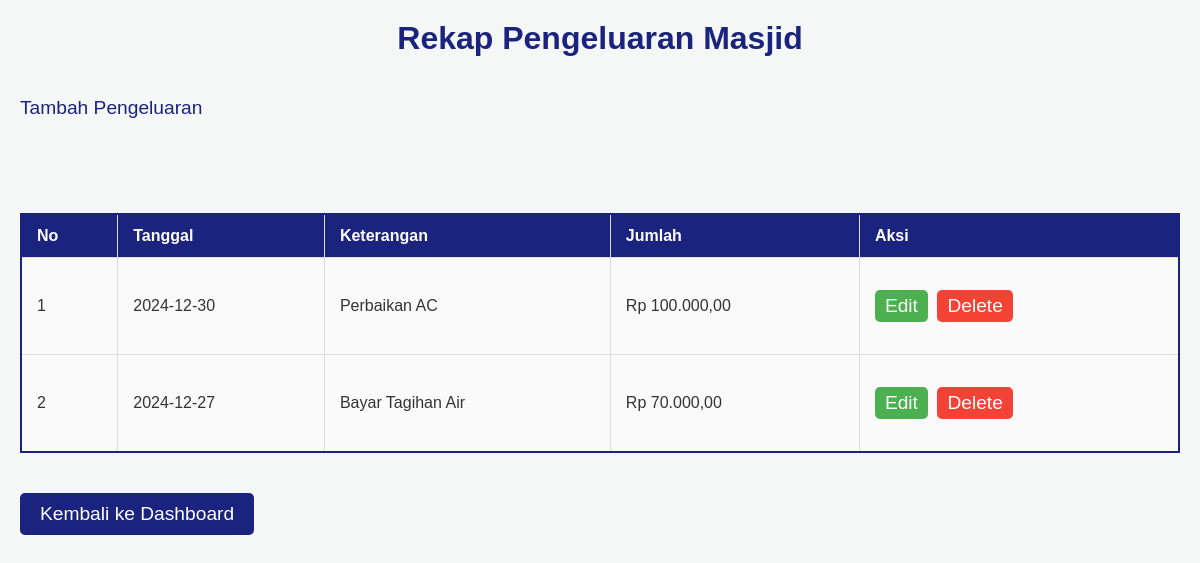
/pengeluaran_masjid.php, run on the app's committed database.
### tables this page shows
CREATE TABLE `kas_masjid` (
  `id_km` int(11) NOT NULL,
  `tgl_km` date NOT NULL,
  `keterangan_km` varchar(200) NOT NULL,
  `masuk` decimal(15,2) DEFAULT 0.00,
  `keluar` decimal(15,2) DEFAULT 0.00,
  `jenis` enum('Masuk','Keluar') NOT NULL,
  `created_at` timestamp NOT NULL DEFAULT current_timestamp(),
  `updated_at` timestamp NOT NULL DEFAULT current_timestamp() ON UPDATE current_timestamp()
);

### pengeluaran_masjid.php (the view, shortened to what this page needs)
<?php
include 'koneksi.php';
$query = "SELECT * FROM kas_masjid WHERE jenis = 'Keluar' ORDER BY tgl_km DESC";
$result = mysqli_query($conn, $query);
?>
<!DOCTYPE html>
<html lang="en">
<head>
    <link rel="stylesheet" href="tabel.css">
</head>
<body>
    <h1>Rekap Pengeluaran Masjid</h1>
    <a href="update_pengeluaranmasjid.php" class="tambah-pengeluaran">Tambah Pengeluaran</a><br><br>
    </a><br><br>
    <table>
        <thead>
            <tr>
                <th>No</th>
                <th>Tanggal</th>
                <th>Keterangan</th>
                <th>Jumlah</th>
                <th>Aksi</th>
            </tr>
        </thead>
        <tbody>
            <?php
            $no = 1;
            while ($row = mysqli_fetch_assoc($result)) {
                echo "<tr>";
                echo "<td>" . $no++ . "</td>";
                echo "<td>" . $row['tgl_km'] . "</td>";
                echo "<td>" . $row['keterangan_km'] . "</td>";
                echo "<td>Rp " . number_format($row['keluar'], 2, ',', '.') . "</td>";
                echo "<td class='action-buttons'>
                        <a href='edit_pengeluaranmasjid.php?id=" . $row['id_km'] . "' class='edit'>Edit</a>
                        <a href='delete_pengeluaranmasjid.php?id=" . $row['id_km'] . "' class='delete' onclick='return confirm(\"Hapus data ini?\")'>Delete</a>
                        </td>";
                echo "</tr>";
            }
            ?>
        </tbody>
    </table>
    <a href="dashboard.php">
    <button>Kembali ke Dashboard</button>
</body>
</html>

### tabel.css (style rules this page uses)
* { margin: 0; padding: 0; box-sizing: border-box; }
body { font-family: 'Arial', sans-serif; background-color: #f4f7f6; color: #333; margin: 0; padding: 20px; }
h1 { font-size: 2em; color: #1A237E; text-align: center; margin-bottom: 20px; }
table { width: 100%; border-collapse: collapse; margin-top: 20px; border: 2px solid #1A237E; }
th, td { padding: 12px 15px; text-align: left; border: 1px solid #ddd; }
th { background-color: #1A237E; color: #fff; }
td { background-color: #fafafa; }
.action-buttons a { text-decoration: none; padding: 5px 10px; border-radius: 5px; margin-right: 5px; }
.edit { background-color: #4CAF50; color: white; }
.delete { background-color: #f44336; color: white; }
button { background-color: #1A237E; color: white; padding: 10px 20px; border: none; border-radius: 5px; cursor: pointer; font-size: 1em; }
a { text-decoration: none; font-size: 1.2em; color: #1A237E; }
button, a { display: inline-block; margin: 20px auto; text-align: center; }

### data on the page
kas_masjid: tgl_km "2024-12-30", keterangan_km "Perbaikan AC", keluar "100.000,00"
kas_masjid: tgl_km "2024-12-27", keterangan_km "Bayar Tagihan Air", keluar "70.000,00"
